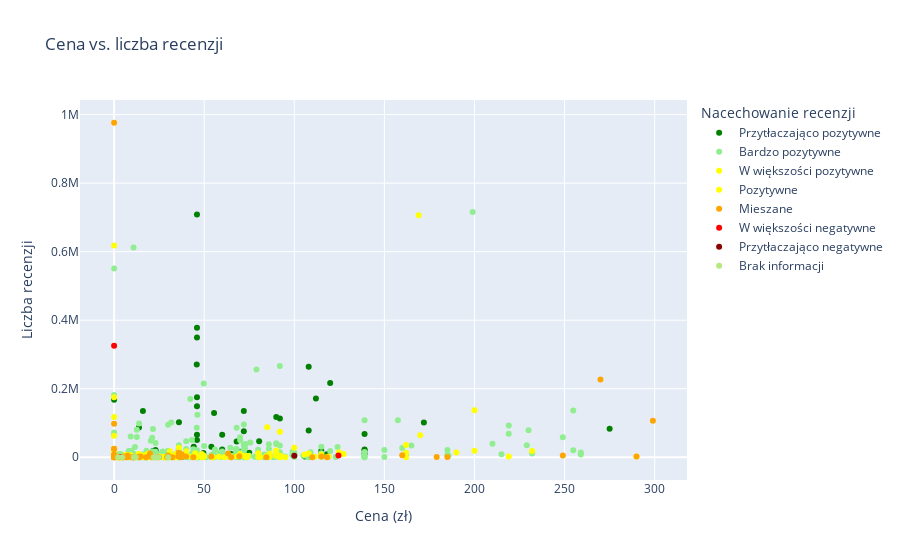

The notebook cell saved with this chart:
### Code cell
# 1. Zależność między ceną a liczbą recenzji

import plotly.express as px

# Ustalamy kolejność nacechowania recenzji od najbardziej pozytywnych do najmniej pozytywnych
category_order = ['Przytłaczająco pozytywne', 'Bardzo pozytywne', 'W większości pozytywne', 'Pozytywne', 'Mieszane', 'W większości negatywne', 'Przytłaczająco negatywne']

# Tworzymy wykres
fig = px.scatter(df, x='Cena', y='Liczba recenzji', color='Nacechowanie recenzji',
                 title='Cena vs. liczba recenzji', labels={'Cena': 'Cena (zł)', 'Liczba recenzji': 'Liczba recenzji'},
                 hover_data=['Tytuł'],
                 category_orders={'Nacechowanie recenzji': category_order},
                 color_continuous_scale='RdYlGn',  # Ustawienie palety kolorów
                 color_discrete_map={'Przytłaczająco pozytywne': 'green', 'Bardzo pozytywne': 'lightgreen', 
                                     'W większości pozytywne': 'yellow', 'Pozytywne': 'yellow', 
                                     'Mieszane': 'orange', 'W większości negatywne': 'red', 'Przytłaczająco negatywne': 'darkred'})

# Wyświetlamy wykres
fig.show()

### Figure 1 — Plotly figure (JSON) as saved in the notebook; plotly's stock layout.template omitted (floating-point values rounded to 4 significant figures; data arrays with more than 128 entries replaced by an {"elided": "..."} marker saying what was removed)
{"data": [{"customdata": [["Subnautica"], ["Detroit: Become Human"], ["Lethal Company"], ["DOOM"], ["RimWorld"], ["Stray"], ["Brotato"], ["Outer Wilds"], ["Deep Rock Galactic"], ["The Planet Crafter"], ["Mouthwashing"], ["Beat Saber"], ["Warhammer 40,000: Dawn of War - Anniversary Edition"], ["Caves of Qud"], ["Half-Life: Alyx"], ["Nine Sols"], ["DRAMAtical Murder"], ["Severed Steel"], ["Portal 2"], ["Left 4 Dead 2"], ["Life is Strange - Episode 1"], ["Roboquest"], ["Titanfall® 2"], ["shapez 2"], ["Universe Sandbox"], ["STEINS;GATE"], ["Abiotic Factor"], ["Papers, Please"], ["Half-Life 2"], ["Cosmoteer: Starship Architect & Commander"], ["Portal"], ["Turing Complete"], ["Creeper World 4"], ["The Walking Dead"], ["CRUEL"], ["STEINS;GATE 0"], ["Mars First Logistics"], ["Dishonored"], ["Oxygen Not Included"], ["Machinarium"], ["Minds Beneath Us"], ["Creeper World 3: Arc Eternal"], ["Kerbal Space Program"], ["Left 4 Dead"], ["SpaceEngine"], ["Worldless"], ["The Forgotten City"], ["The Talos Principle 2"], ["The Room Two"], ["Dyson Sphere Program"], ["Half-Life"], ["I Was a Teenage Exocolonist"], ["Kenshi"], ["Misao - 2024 HD Remaster"], ["Dune: Imperium"], ["Half-Life: Opposing Force"], ["Black Mesa"], ["SANABI"], ["Cruelty Squad"], ["Alien Shooter"], ["Beyond Citadel"], ["Spaceflight Simulator"], ["MULLET MADJACK"], ["DRAINUS"], ["VA-11 Hall-A: Cyberpunk Bartender Action"], ["Nova Drift"], ["STAR WARS™ Battlefront (Classic, 2004)"], ["Nuclear Throne"], ["Total Annihilation"], ["Picayune Dreams"], ["SharpShooter3D"], ["Linelith"], ["Impossible Creatures Steam Edition"], ["Chair F*cking Simulator"]], "hovertemplate": "Nacechowanie recenzji=Przytłaczająco pozytywne<br>Cena (zł)=%{x}<br>Liczba recenzji=%{y}<br>Tytuł=%{customdata[0]}<extra></extra>", "legendgroup": "Przytłaczająco pozytywne", "marker": {"color": "green", "symbol": "circle"}, "mode": "markers", "name": "Przytłaczająco pozytywne", "orientation": "v", "showlegend": true, "type": "scatter", "x": [45.86, 55.49, 45.99, 15.99, 112.0, 71.99, 13.79, 59.99, 108.0, 80.49, 59.99, 139.0, 19.99, 118.1, 275.0, 139.0, 55.19, 8.99, 45.99, 45.99, 0, 70.39, 119.9, 64.99, 139.0, 21.59, 115.0, 45.99, 45.99, 44.99, 45.99, 71.99, 35.99, 67.99, 34.99, 24.99, 68.99, 44.99, 89.99, 74.99, 91.99, 17.81, 171.9, 45.99, 115, 53.99, 28.74, 139.0, 22.99, 71.99, 35.99, 115.0, 108.0, 36.79, 105.8, 22.99, 91.99, 44.19, 71.99, 22.99, 67.99, 59.99, 58.49, 37.79, 53.99, 49.59, 45.99, 43.99, 17.99, 15, 14.99, 13.49, 9.99, 8.99], "xaxis": "x", "y": [270717, 129446, 378091, 134704, 171301, 134727, 87148, 65558, 263835, 46355, 22281, 67651, 7857, 9024, 83075, 20696, 3076, 5207, 349157, 708227, 167844, 15797, 216599, 9137, 22353, 18356, 18747, 65893, 175083, 9911, 148570, 3516, 4032, 45901, 547, 6040, 1044, 11155, 117230, 13219, 2279, 3864, 101395, 50603, 11165, 924, 9035, 10534, 18642, 75847, 102094, 3310, 78325, 2029, 2514, 21337, 113307, 30831, 18019, 3361, 1291, 5591, 5724, 871, 30979, 12054, 3800, 13353, 3206, 2345, 1332, 739, 1444, 570], "yaxis": "y"}, {"customdata": {"elided": "320x1 str values"}, "hovertemplate": "Nacechowanie recenzji=Bardzo pozytywne<br>Cena (zł)=%{x}<br>Liczba recenzji=%{y}<br>Tytuł=%{customdata[0]}<extra></extra>", "legendgroup": "Bardzo pozytywne", "marker": {"color": "lightgreen", "symbol": "circle"}, "mode": "markers", "name": "Bardzo pozytywne", "orientation": "v", "showlegend": true, "type": "scatter", "x": {"elided": "320 float values"}, "xaxis": "x", "y": {"elided": "320 int values"}, "yaxis": "y"}, {"customdata": [["HELLDIVERS™ 2"], ["Once Human"], ["ICARUS"], ["Snowbreak: Containment Zone"], ["Frostpunk 2"], ["Dune: Spice Wars"], ["Dying Light 2 Stay Human: Reloaded Edition"], ["Warhammer 40,000: Darktide"], ["Fallout 76"], ["Metro Awakening"], ["New Cycle"], ["Crossout"], ["Tom Clancy’s The Division® 2"], ["Destiny 2"], ["IDUN"], ["Iron Harvest"], ["Ostranauts"], ["Far Cry® New Dawn"], ["Battlefleet Gothic: Armada 2"], ["Empire of the Ants"], ["Infection Free Zone"], ["Halo Infinite"], ["Warhammer 40,000: Chaos Gate - Daemonhunters"], ["Phantasy Star Online 2 New Genesis"], ["Hidden Deep"], ["Dead Island 2"], ["IXION"], ["Will To Live Online"], ["Tower of Fantasy"], ["Dark Sky"], ["CryoFall"], ["Dead Space™ 3"], ["Master of Orion"], ["Occupy Mars: The Game"], ["Homeworld: Deserts of Kharak"], ["Distant Worlds 2"], ["Silica"], ["OVRLRD"], ["Elite Dangerous"], ["Warhammer 40,000: Inquisitor - Martyr"], ["Thief"], ["DUCKSIDE"], ["Crysis Remastered"], ["Space Simulation Toolkit"], ["Fort Solis"], ["Horizon Zero Dawn™ Remastered"], ["Among Us VR"], ["Reverse Collapse: Code Name Bakery"], ["Prototype 2"], ["Star Trucker"], ["Generation Zero®"], ["Gears Tactics"], ["Mass Effect: Andromeda - ulepszenie Deluxe"], ["Age of Water"], ["Scars Above"], ["Urban Strife"], ["Ashes of the Singularity: Escalation"], ["Dustwind"], ["Iron Marines Invasion"], ["Twelve Minutes"], ["The Crust"], ["After the Fall®"], ["Krush Kill ‘N Destroy 2: Krossfire"], ["Ghosts of Tabor"], ["Phoenix Point"], ["Scorn"], ["Terraforming Mars"], ["ENDLESS™ Space - Definitive Edition"], ["The Ascent"], ["Somerville"], ["XCOM®: Chimera Squad"], ["The Surge"], ["Torment: Tides of Numenera"], ["Red Faction Guerrilla Re-Mars-tered"], ["FRONT MISSION 1st: Remake"], ["The Surge 2"], ["Survivors of the Dawn"], ["STAR WARS™ Battlefront"], ["Anomaly 2"], ["Godlike Burger"], ["Oxygen"], ["Star Dynasties"], ["X4: Foundations"], ["Heat Death: Survival Train"], ["Breachway"], ["The Leviathan's fantasy"], ["Earth 2150 Trilogy"], ["MarZ: Tactical Base Defense"], ["Distrust: Polar Survival"], ["Anomaly Defenders"], ["Final Upgrade"], ["Space Architect"], ["Half Dead"], ["W.A.N.D. Project"], ["Noch"], ["Life of Delta"], ["Star Wars Outlaws"], ["RAGE"], ["Starpoint Gemini Warlords"], ["UFO: Aftershock"], ["Machinika: Atlas"], ["Deadlight"], ["Anomaly Korea"], ["Swarm the City: Zombie Evolved"], ["UFO: Aftermath"], ["ENCODYA"], ["Morbid: The Seven Acolytes"]], "hovertemplate": "Nacechowanie recenzji=W większości pozytywne<br>Cena (zł)=%{x}<br>Liczba recenzji=%{y}<br>Tytuł=%{customdata[0]}<extra></extra>", "legendgroup": "W większości pozytywne", "marker": {"color": "yellow", "symbol": "circle"}, "mode": "markers", "name": "W większości pozytywne", "orientation": "v", "showlegend": true, "type": "scatter", "x": [169, 0, 162.0, 0, 124.8, 86.34, 200.0, 84.99, 169.9, 111.3, 49.99, 0, 39.97, 0, 61.19, 19.01, 73.59, 35.98, 13.99, 118.3, 79.99, 0, 48.59, 0, 32.39, 105.6, 162.0, 0, 0, 27.59, 7.99, 69.9, 89.99, 115.0, 17.99, 92.79, 71.99, 95, 91.99, 232.0, 89.9, 67.99, 108.0, 64.39, 58.17, 219, 17.99, 115.0, 127.4, 74.24, 99.99, 49.17, 189.9, 64.5, 25.34, 162.0, 34.74, 31.49, 33.99, 39.99, 119, 41.69, 16.56, 115.0, 89.99, 34.75, 91.99, 8.99, 31, 86.42, 89.9, 6.49, 31.24, 84.48, 80.99, 14.99, 18.49, 69.9, 4.99, 10.79, 10.99, 48.78, 200.0, 54.99, 79.99, 24.41, 45.99, 19.99, 8.99, 6.99, 25.19, 31.99, 6.99, 27.99, 20.99, 19.99, 289.9, 44.99, 18.74, 3.59, 17.99, 13.49, 5.99, 3.59, 3.59, 8.99, 8.99], "xaxis": "x", "y": [706335, 117730, 35404, 7037, 14937, 10237, 137448, 87431, 64469, 1786, 1880, 62777, 17357, 617904, 195, 10660, 1531, 27725, 8557, 631, 11394, 174780, 9677, 23735, 3494, 7995, 12960, 17258, 10472, 37, 4517, 9624, 6995, 1947, 7324, 2380, 3892, 34, 74276, 18096, 16525, 1974, 11110, 302, 1673, 2413, 2288, 4144, 9255, 3644, 27375, 6737, 13861, 1898, 1947, 163, 2521, 296, 244, 6691, 1884, 2325, 300, 7774, 4499, 10589, 4630, 6511, 17561, 1238, 19734, 7656, 1948, 3012, 455, 6259, 569, 4383, 396, 644, 661, 364, 18621, 336, 768, 52, 416, 775, 1640, 368, 392, 112, 2679, 123, 241, 87, 2209, 11568, 3012, 193, 325, 9237, 211, 200, 240, 288, 812], "yaxis": "y"}, {"customdata": [["SACRIFICE VILLAINS"], ["STAR WARS™: Episode I: Jedi Power Battles™"], ["Super Roboy"], ["Take Notes"], ["Infest"], ["Fragrance Point"], ["Antecrypt"], ["Gunborg: Dark Matters"], ["Battle for Vera"], ["Caught On Camera"], ["Plasma Attack"], ["Airship Killer"], ["Alien Planet Explorer"], ["They Can Fart"], ["Zeta Leporis RTS"], ["Kalzoon"], ["Myasoid"]], "hovertemplate": "Nacechowanie recenzji=Pozytywne<br>Cena (zł)=%{x}<br>Liczba recenzji=%{y}<br>Tytuł=%{customdata[0]}<extra></extra>", "legendgroup": "Pozytywne", "marker": {"color": "yellow", "symbol": "circle"}, "mode": "markers", "name": "Pozytywne", "orientation": "v", "showlegend": true, "type": "scatter", "x": [73.59, 91.99, 54.39, 27.99, 54.39, 36.99, 27.5, 13.79, 17.99, 8.99, 2.24, 2.24, 2.24, 4.49, 4.59, 2.24, 2.24], "xaxis": "x", "y": [17, 33, 16, 17, 13, 37, 19, 34, 13, 44, 12, 11, 10, 11, 13, 19, 21], "yaxis": "y"}, {"customdata": [["Apex Legends™"], ["The First Descendant"], ["War Robots"], ["Battlefield™ 2042"], ["Build Master: MarsVille"], ["Watch Dogs®: Legion"], ["Echocalypse: The Scarlet Covenant"], ["Hyper Light Breaker"], ["Anno 2205™"], ["Warhammer 40,000: Dawn of War III"], ["ENDLESS™ Dungeon"], ["Starfield"], ["Warhammer 40,000: Warpforge"], ["Avatar: Frontiers of Pandora™"], ["Requiem: Desiderium Mortis"], ["Battlefleet Gothic: Armada"], ["Warhammer The Horus Heresy: Legions"], ["FINAL FANTASY VII EVER CRISIS"], ["Serum"], ["Infinite Lagrange"], ["DOOM VFR"], ["Road 96: Mile 0"], ["FREEDOM WARS Remastered"], ["Alien: Rogue Incursion"], ["Capes"], ["Anno 2070™"], ["Necromunda: Hired Gun"], ["White Sands"], ["Stargate: Timekeepers"], ["Outpost: Infinity Siege"], ["Left to Survive: Shooter PVP"], ["Creature Lab"], ["Nova: Space Armada"], ["VEGA Conflict"], ["SunAge: Battle for Elysium"], ["Beholder 3"], ["Tom Clancy’s Rainbow Six® Extraction"], ["Vigor"], ["EARTH DEFENSE FORCE 6"], ["Star Trek: Infinite"], ["StarMade"], ["Three Minutes To Eight"], ["Border Officer"], ["Space Hulk: Tactics"], ["Outmode"], ["Mechstermination Force"], ["Starpoint Gemini 3"], ["SPACECOM"], ["Space Mechanic Simulator"], ["Doomsday: Last Survivors"], ["Glitchpunk"], ["Northern Lights"], ["Killing Floor: Incursion"], ["ROBOTICS;NOTES DaSH"], ["Мафия Онлайн"], ["The Technomancer"], ["Project Entropy"], ["UFO: Afterlight"], ["Stay Out"], ["Riders 2491"], ["XERA: Survival"], ["Shadowgrounds Survivor"], ["Survival Classic"], ["Last Hope Bunker: Zombie Survival"], ["Aeon Must Die!"], ["Armored Warfare"]], "hovertemplate": "Nacechowanie recenzji=Mieszane<br>Cena (zł)=%{x}<br>Liczba recenzji=%{y}<br>Tytuł=%{customdata[0]}<extra></extra>", "legendgroup": "Mieszane", "marker": {"color": "orange", "symbol": "circle"}, "mode": "markers", "name": "Mieszane", "orientation": "v", "showlegend": true, "type": "scatter", "x": [0, 0, 0, 269.9, 0, 37.48, 0, 115.0, 159.9, 35.8, 35.6, 299, 0, 289.9, 0, 7.49, 0, 0, 64.99, 0, 14.75, 13.74, 179, 185.0, 84.5, 19.97, 29.99, 110.0, 118.1, 63.24, 0, 29.39, 0, 0, 21.59, 20.74, 39.97, 0, 249, 69.49, 53.99, 13.59, 11.49, 7.49, 36.99, 43.99, 23.99, 5.24, 32.39, 0, 6.99, 17.77, 10.79, 24.99, 0, 5.24, 0, 4.99, 0, 10.11, 0, 5.39, 10.79, 2.69, 10.49, 0], "xaxis": "x", "y": [976248, 97779, 24994, 227035, 182, 8947, 240, 2389, 5662, 13017, 2648, 106827, 2531, 2398, 885, 4875, 2831, 2660, 179, 817, 2164, 1340, 942, 550, 342, 11131, 5295, 26, 166, 10843, 384, 269, 42, 4847, 154, 1711, 2415, 5852, 5325, 2804, 2180, 79, 1206, 833, 24, 114, 725, 180, 98, 553, 153, 218, 632, 201, 330, 2116, 66, 341, 24049, 19, 7732, 556, 302, 255, 86, 4756], "yaxis": "y"}, {"customdata": [["Overwatch® 2"], ["Homeworld 3"], ["Etherium"]], "hovertemplate": "Nacechowanie recenzji=W większości negatywne<br>Cena (zł)=%{x}<br>Liczba recenzji=%{y}<br>Tytuł=%{customdata[0]}<extra></extra>", "legendgroup": "W większości negatywne", "marker": {"color": "red", "symbol": "circle"}, "mode": "markers", "name": "W większości negatywne", "orientation": "v", "showlegend": true, "type": "scatter", "x": [0, 124.5, 3.49], "xaxis": "x", "y": [325489, 4929, 455], "yaxis": "y"}, {"customdata": [["Command & Conquer™ 4 Tyberyjski zmierzch"]], "hovertemplate": "Nacechowanie recenzji=Przytłaczająco negatywne<br>Cena (zł)=%{x}<br>Liczba recenzji=%{y}<br>Tytuł=%{customdata[0]}<extra></extra>", "legendgroup": "Przytłaczająco negatywne", "marker": {"color": "darkred", "symbol": "circle"}, "mode": "markers", "name": "Przytłaczająco negatywne", "orientation": "v", "showlegend": true, "type": "scatter", "x": [100], "xaxis": "x", "y": [4076], "yaxis": "y"}, {"customdata": [["Airships: Lost Flotilla"], ["Horizons: The End Of Words"], ["Midnight Racer"], ["Block Strategy"], ["Midnight Thunder Drive"], ["Sakura Alien 3"], ["Airplanes Dogfight Racer"], ["Cyber Cult City"], ["PUFIWEHO"]], "hovertemplate": "Nacechowanie recenzji=Brak informacji<br>Cena (zł)=%{x}<br>Liczba recenzji=%{y}<br>Tytuł=%{customdata[0]}<extra></extra>", "legendgroup": "Brak informacji", "marker": {"color": "#B6E880", "symbol": "circle"}, "mode": "markers", "name": "Brak informacji", "orientation": "v", "showlegend": true, "type": "scatter", "x": [22, 24.75, 12, 29.99, 22.99, 11.49, 2.24, 10.99, 4.49], "xaxis": "x", "y": [0, 0, 0, 0, 0, 0, 0, 0, 0], "yaxis": "y"}], "layout": {"legend": {"title": {"text": "Nacechowanie recenzji"}, "tracegroupgap": 0}, "title": {"text": "Cena vs. liczba recenzji"}, "xaxis": {"anchor": "y", "domain": [0, 1], "title": {"text": "Cena (zł)"}}, "yaxis": {"anchor": "x", "domain": [0, 1], "title": {"text": "Liczba recenzji"}}}}
